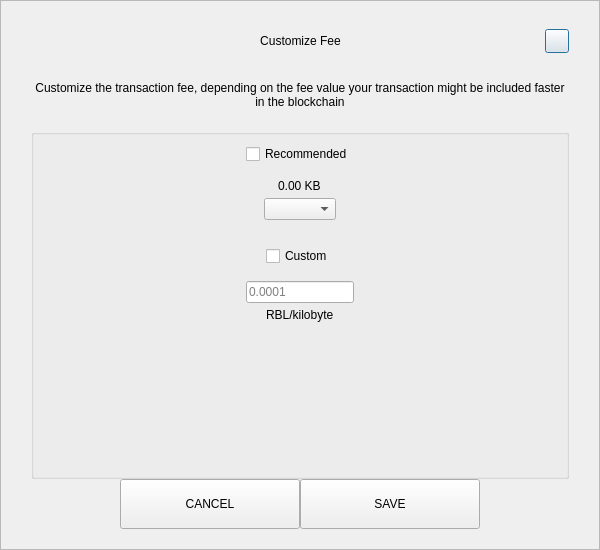
<?xml version="1.0" encoding="UTF-8"?>
<ui version="4.0">
 <class>SendCustomFeeDialog</class>
 <widget class="QDialog" name="SendCustomFeeDialog">
  <property name="geometry">
   <rect>
    <x>0</x>
    <y>0</y>
    <width>600</width>
    <height>550</height>
   </rect>
  </property>
  <property name="windowTitle">
   <string>Form</string>
  </property>
  <layout class="QVBoxLayout" name="verticalLayout_3">
   <property name="spacing">
    <number>0</number>
   </property>
   <property name="leftMargin">
    <number>0</number>
   </property>
   <property name="topMargin">
    <number>0</number>
   </property>
   <property name="rightMargin">
    <number>0</number>
   </property>
   <property name="bottomMargin">
    <number>0</number>
   </property>
   <item>
    <widget class="QFrame" name="frame">
     <property name="styleSheet">
      <string notr="true"/>
     </property>
     <property name="frameShape">
      <enum>QFrame::StyledPanel</enum>
     </property>
     <property name="frameShadow">
      <enum>QFrame::Raised</enum>
     </property>
     <layout class="QVBoxLayout" name="verticalLayout_2">
      <property name="spacing">
       <number>0</number>
      </property>
      <property name="leftMargin">
       <number>30</number>
      </property>
      <property name="topMargin">
       <number>20</number>
      </property>
      <property name="rightMargin">
       <number>30</number>
      </property>
      <property name="bottomMargin">
       <number>20</number>
      </property>
      <item>
       <layout class="QHBoxLayout" name="horizontalLayout_3">
        <property name="spacing">
         <number>0</number>
        </property>
        <item>
         <spacer name="horizontalSpacer_21">
          <property name="orientation">
           <enum>Qt::Horizontal</enum>
          </property>
          <property name="sizeHint" stdset="0">
           <size>
            <width>40</width>
            <height>20</height>
           </size>
          </property>
         </spacer>
        </item>
        <item>
         <widget class="QLabel" name="labelTitle">
          <property name="minimumSize">
           <size>
            <width>0</width>
            <height>40</height>
           </size>
          </property>
          <property name="maximumSize">
           <size>
            <width>16777215</width>
            <height>40</height>
           </size>
          </property>
          <property name="styleSheet">
           <string notr="true">padding-left:24px;</string>
          </property>
          <property name="text">
           <string>Customize Fee</string>
          </property>
          <property name="alignment">
           <set>Qt::AlignCenter</set>
          </property>
          <property name="margin">
           <number>7</number>
          </property>
         </widget>
        </item>
        <item>
         <spacer name="horizontalSpacer">
          <property name="orientation">
           <enum>Qt::Horizontal</enum>
          </property>
          <property name="sizeHint" stdset="0">
           <size>
            <width>40</width>
            <height>20</height>
           </size>
          </property>
         </spacer>
        </item>
        <item>
         <widget class="QPushButton" name="btnEsc">
          <property name="minimumSize">
           <size>
            <width>24</width>
            <height>24</height>
           </size>
          </property>
          <property name="maximumSize">
           <size>
            <width>24</width>
            <height>24</height>
           </size>
          </property>
          <property name="text">
           <string/>
          </property>
         </widget>
        </item>
       </layout>
      </item>
      <item>
       <spacer name="verticalSpacer_2">
        <property name="orientation">
         <enum>Qt::Vertical</enum>
        </property>
        <property name="sizeType">
         <enum>QSizePolicy::Fixed</enum>
        </property>
        <property name="sizeHint" stdset="0">
         <size>
          <width>20</width>
          <height>20</height>
         </size>
        </property>
       </spacer>
      </item>
      <item>
       <widget class="QLabel" name="labelMessage">
        <property name="text">
         <string>Customize the transaction fee, depending on the fee value your transaction might be included faster in the blockchain</string>
        </property>
        <property name="alignment">
         <set>Qt::AlignCenter</set>
        </property>
        <property name="wordWrap">
         <bool>true</bool>
        </property>
       </widget>
      </item>
      <item>
       <spacer name="verticalSpacer_3">
        <property name="orientation">
         <enum>Qt::Vertical</enum>
        </property>
        <property name="sizeType">
         <enum>QSizePolicy::Fixed</enum>
        </property>
        <property name="sizeHint" stdset="0">
         <size>
          <width>20</width>
          <height>20</height>
         </size>
        </property>
       </spacer>
      </item>
      <item>
       <widget class="QGroupBox" name="groupBox">
        <property name="title">
         <string/>
        </property>
        <layout class="QVBoxLayout" name="verticalLayout">
         <property name="leftMargin">
          <number>12</number>
         </property>
         <property name="rightMargin">
          <number>12</number>
         </property>
         <item>
          <layout class="QVBoxLayout" name="verticalLayout_4">
           <property name="spacing">
            <number>5</number>
           </property>
           <item alignment="Qt::AlignHCenter">
            <widget class="QCheckBox" name="checkBoxRecommended">
             <property name="text">
              <string>Recommended</string>
             </property>
            </widget>
           </item>
           <item>
            <spacer name="verticalSpacer_5">
             <property name="orientation">
              <enum>Qt::Vertical</enum>
             </property>
             <property name="sizeType">
              <enum>QSizePolicy::Fixed</enum>
             </property>
             <property name="sizeHint" stdset="0">
              <size>
               <width>20</width>
               <height>10</height>
              </size>
             </property>
            </spacer>
           </item>
           <item alignment="Qt::AlignHCenter">
            <widget class="QLabel" name="labelFee">
             <property name="text">
              <string>0.00 KB</string>
             </property>
            </widget>
           </item>
           <item alignment="Qt::AlignHCenter">
            <widget class="QComboBox" name="comboBoxRecommended"/>
           </item>
          </layout>
         </item>
         <item>
          <spacer name="verticalSpacer">
           <property name="orientation">
            <enum>Qt::Vertical</enum>
           </property>
           <property name="sizeType">
            <enum>QSizePolicy::Fixed</enum>
           </property>
           <property name="sizeHint" stdset="0">
            <size>
             <width>20</width>
             <height>20</height>
            </size>
           </property>
          </spacer>
         </item>
         <item>
          <layout class="QVBoxLayout" name="verticalLayout_5">
           <property name="spacing">
            <number>5</number>
           </property>
           <item alignment="Qt::AlignHCenter">
            <widget class="QCheckBox" name="checkBoxCustom">
             <property name="text">
              <string>Custom</string>
             </property>
            </widget>
           </item>
           <item>
            <spacer name="verticalSpacer_6">
             <property name="orientation">
              <enum>Qt::Vertical</enum>
             </property>
             <property name="sizeType">
              <enum>QSizePolicy::Fixed</enum>
             </property>
             <property name="sizeHint" stdset="0">
              <size>
               <width>20</width>
               <height>10</height>
              </size>
             </property>
            </spacer>
           </item>
           <item alignment="Qt::AlignHCenter">
            <widget class="QLineEdit" name="lineEditCustomFee">
             <property name="placeholderText">
              <string notr="true">0.0001</string>
             </property>
            </widget>
           </item>
           <item alignment="Qt::AlignHCenter">
            <widget class="QLabel" name="labelCustomFee">
             <property name="text">
              <string>RBL/kilobyte</string>
             </property>
            </widget>
           </item>
          </layout>
         </item>
         <item>
          <spacer name="verticalSpacer_4">
           <property name="orientation">
            <enum>Qt::Vertical</enum>
           </property>
           <property name="sizeHint" stdset="0">
            <size>
             <width>20</width>
             <height>40</height>
            </size>
           </property>
          </spacer>
         </item>
        </layout>
       </widget>
      </item>
      <item>
       <layout class="QHBoxLayout" name="horizontalLayout" stretch="1,2,2,1">
        <item>
         <spacer name="horizontalSpacer1">
          <property name="orientation">
           <enum>Qt::Horizontal</enum>
          </property>
          <property name="sizeHint" stdset="0">
           <size>
            <width>40</width>
            <height>20</height>
           </size>
          </property>
         </spacer>
        </item>
        <item>
         <widget class="QPushButton" name="btnCancel">
          <property name="minimumSize">
           <size>
            <width>180</width>
            <height>50</height>
           </size>
          </property>
          <property name="focusPolicy">
           <enum>Qt::NoFocus</enum>
          </property>
          <property name="text">
           <string>CANCEL</string>
          </property>
         </widget>
        </item>
        <item>
         <widget class="QPushButton" name="btnSave">
          <property name="minimumSize">
           <size>
            <width>180</width>
            <height>50</height>
           </size>
          </property>
          <property name="focusPolicy">
           <enum>Qt::NoFocus</enum>
          </property>
          <property name="text">
           <string>SAVE</string>
          </property>
         </widget>
        </item>
        <item>
         <spacer name="horizontalSpacer_2">
          <property name="orientation">
           <enum>Qt::Horizontal</enum>
          </property>
          <property name="sizeHint" stdset="0">
           <size>
            <width>40</width>
            <height>20</height>
           </size>
          </property>
         </spacer>
        </item>
       </layout>
      </item>
     </layout>
    </widget>
   </item>
  </layout>
 </widget>
 <resources/>
 <connections/>
</ui>
